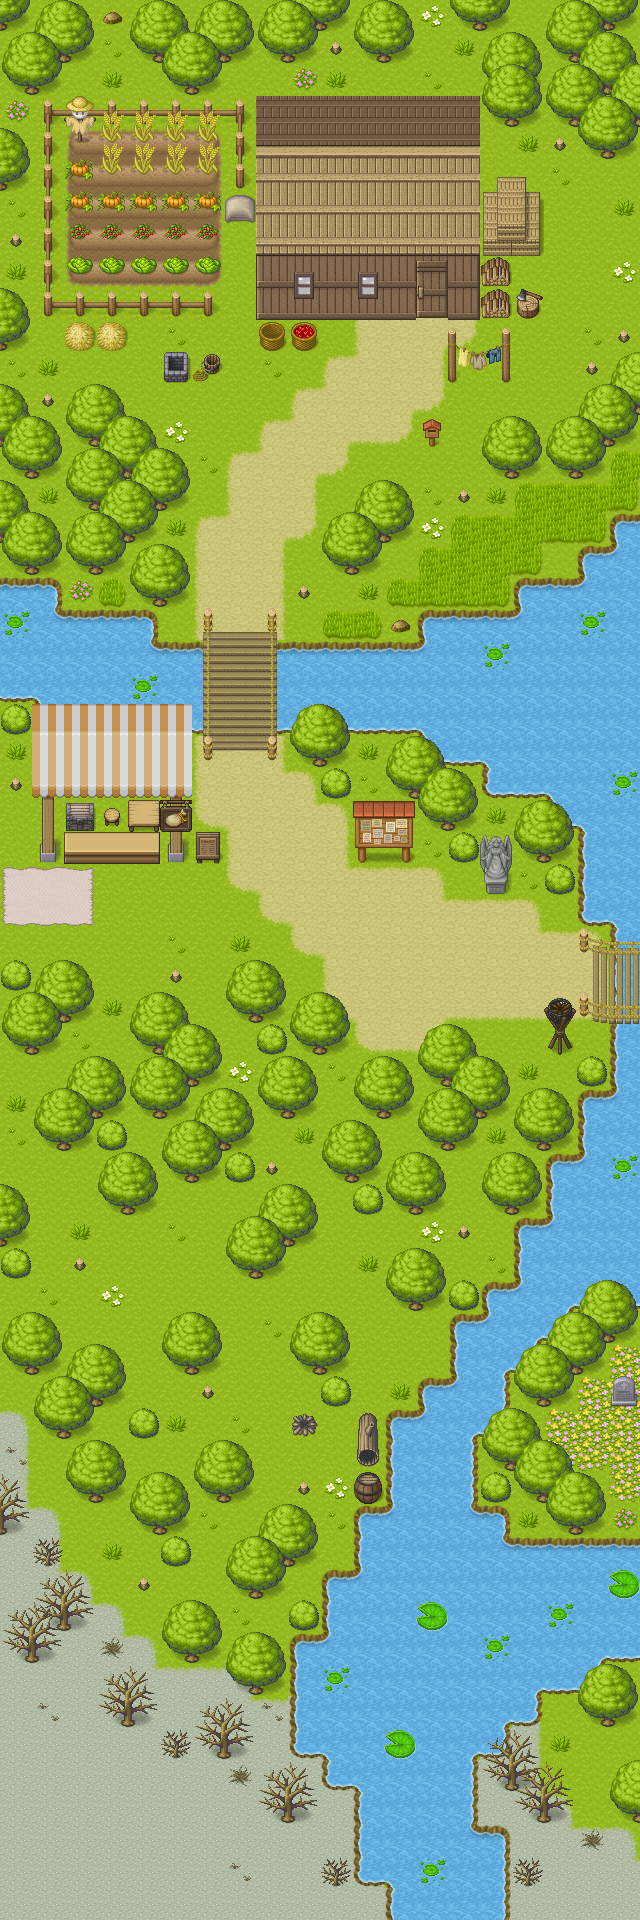

Rendered tile map (Tiled .tmx) drawn with the repository's tilesets; below, a short description and the map source with its tile grids summarised:
An orthogonal 20x60 tile map with 32x32 px tiles, 10 tile layers (ground, grass, farm, farm_up, ...), 4 tilesets and 1 object (start).

<map version="1.10" tiledversion="1.10.1" orientation="orthogonal" renderorder="right-down" width="20" height="60" tilewidth="32" tileheight="32" infinite="0" nextlayerid="13" nextobjectid="2">
 <tileset firstgid="1" source="[Base]BaseChip_pipo.tsx" />
 <tileset firstgid="1001" source="[A]Water_pipo.tsx" />
 <tileset firstgid="4073" source="[A]Flower_pipo.tsx" />
 <tileset firstgid="4169" source="[A]Grass_pipo.tsx" />
 <layer id="2" name="ground" width="20" height="60">
  <data>[1200 cells, 1200 non-empty, 19 distinct tile ids]</data>
 </layer>
 <layer id="3" name="grass" width="20" height="60">
  <data>[1200 cells, 31 non-empty, 19 distinct tile ids]</data>
 </layer>
 <layer id="4" name="farm" width="20" height="60">
  <data>[1200 cells, 45 non-empty, 16 distinct tile ids]</data>
 </layer>
 <layer id="5" name="farm_up" width="20" height="60">
  <data>[1200 cells, 33 non-empty, 10 distinct tile ids]</data>
 </layer>
 <layer id="6" name="water" width="20" height="60">
  <data>[1200 cells, 242 non-empty, 13 distinct tile ids]</data>
 </layer>
 <layer id="7" name="water_grass" width="20" height="60">
  <data>[1200 cells, 13 non-empty, 2 distinct tile ids]</data>
 </layer>
 <layer id="8" name="building" width="20" height="60">
  <data>[1200 cells, 115 non-empty, 69 distinct tile ids]</data>
 </layer>
 <layer id="9" name="building_up" width="20" height="60">
  <data>[1200 cells, 21 non-empty, 8 distinct tile ids]</data>
 </layer>
 <layer id="10" name="tree" width="20" height="60">
  <data>[1200 cells, 293 non-empty, 21 distinct tile ids]</data>
 </layer>
 <layer id="11" name="tree_up" width="20" height="60">
  <data>[1200 cells, 168 non-empty, 4 distinct tile ids]</data>
 </layer>
 <objectgroup id="12" name="Object Layer 1">
  <object id="1" name="start" type="start" x="469.697" y="966.667">
   <point />
  </object>
 </objectgroup>
</map>
